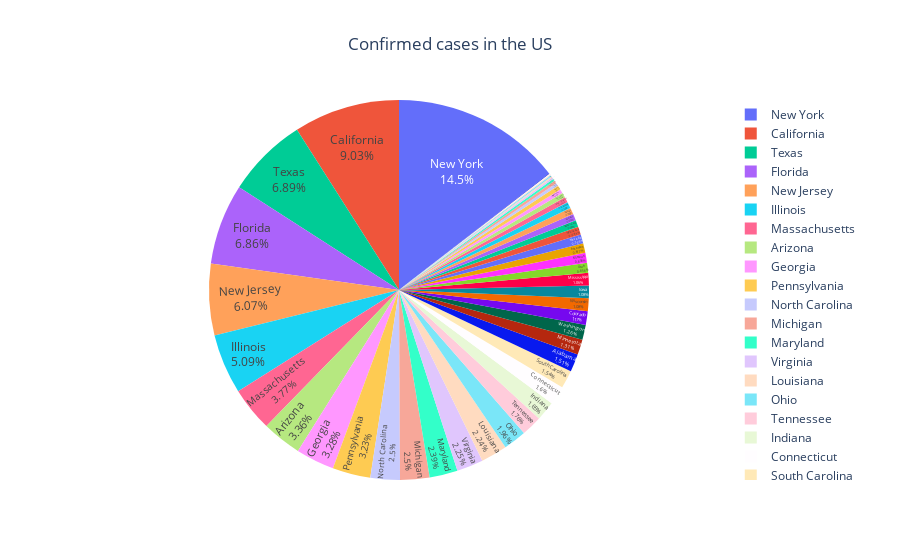

The notebook cell this image was saved under:
### Markdown cell above
## Confirmed cases in the U.S.

### Code cell
# Confirmed percentage in US

fig = px.pie(df, values='Confirmed', names='State', title='Confirmed cases in the US')
fig.update_traces(textposition='inside', textinfo='label+percent')
fig.update_layout(title_x=0.5)

fig.show()

### Figure 1 — Plotly figure (JSON) as saved in the notebook; plotly's stock layout.template omitted (floating-point values rounded to 4 significant figures)
{"data": [{"domain": {"x": [0, 1], "y": [0, 1]}, "hovertemplate": "State=%{label}<br>Confirmed=%{value}<extra></extra>", "labels": ["New York", "California", "Texas", "Florida", "New Jersey", "Illinois", "Massachusetts", "Arizona", "Georgia", "Pennsylvania", "North Carolina", "Michigan", "Maryland", "Virginia", "Louisiana", "Ohio", "Tennessee", "Indiana", "Connecticut", "South Carolina", "Alabama", "Minnesota", "Washington", "Colorado", "Wisconsin", "Iowa", "Mississippi", "Utah", "Missouri", "Arkansas", "Nevada", "Nebraska", "Rhode Island", "Kentucky", "Kansas", "Oklahoma", "New Mexico", "Delaware", "District Of Columbia", "Oregon", "Idaho", "South Dakota", "New Hampshire", "North Dakota", "Maine", "West Virginia", "Wyoming", "Vermont", "Montana", "Alaska", "Hawaii"], "legendgroup": "", "name": "", "showlegend": true, "textinfo": "label+percent", "textposition": "inside", "type": "pie", "values": [422268, 263223, 200952, 200111, 176967, 148373, 109974, 98089, 95516, 94305, 72983, 72941, 69632, 65748, 65226, 57194, 51431, 48008, 46717, 44847, 43953, 38136, 36708, 34065, 31577, 31475, 30900, 24952, 24444, 23814, 22418, 19929, 16991, 16376, 16215, 15928, 13256, 12128, 10482, 10230, 7733, 7063, 5897, 3816, 3415, 3335, 1634, 1249, 1212, 1138, 1023]}], "layout": {"legend": {"tracegroupgap": 0}, "title": {"text": "Confirmed cases in the US", "x": 0.5}}}
